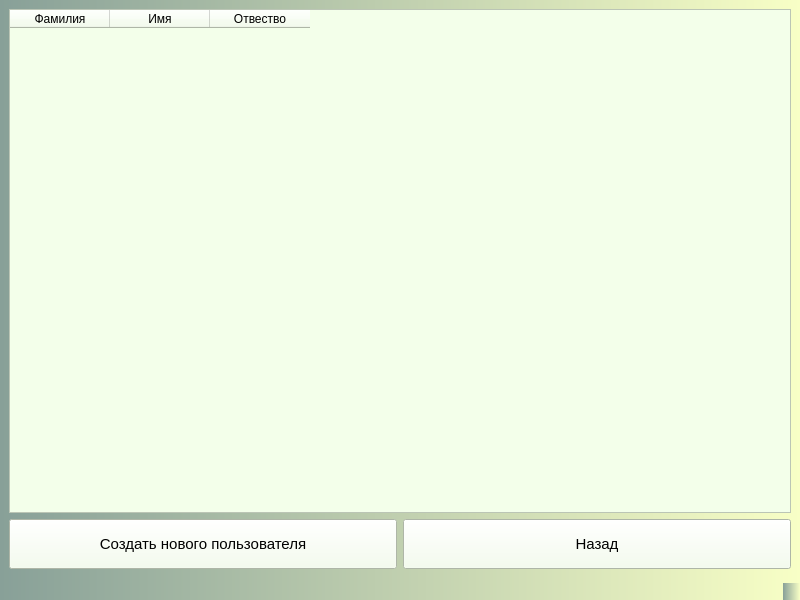
<?xml version="1.0" encoding="UTF-8"?>
<ui version="4.0">
 <class>AllUsers</class>
 <widget class="QMainWindow" name="AllUsers">
  <property name="geometry">
   <rect>
    <x>0</x>
    <y>0</y>
    <width>800</width>
    <height>600</height>
   </rect>
  </property>
  <property name="windowTitle">
   <string>MainWindow</string>
  </property>
  <property name="styleSheet">
   <string notr="true">background:qlineargradient(spread:repeat, x1:0, y1:0, x2:1, y2:0, stop:0 rgba(83, 160, 81, 255), stop:1 rgba(255, 120, 161, 255))qlineargradient(spread:repeat, x1:0, y1:0, x2:1, y2:0, stop:0 rgba(136, 160, 152, 255), stop:1 rgba(248, 255, 198, 255))</string>
  </property>
  <widget class="QWidget" name="centralwidget">
   <layout class="QGridLayout" name="gridLayout">
    <item row="0" column="0" colspan="2">
     <widget class="QTableWidget" name="tableWidgetAcrualTP">
      <property name="sizePolicy">
       <sizepolicy hsizetype="Expanding" vsizetype="Expanding">
        <horstretch>0</horstretch>
        <verstretch>100</verstretch>
       </sizepolicy>
      </property>
      <property name="sizeIncrement">
       <size>
        <width>0</width>
        <height>0</height>
       </size>
      </property>
      <property name="baseSize">
       <size>
        <width>0</width>
        <height>0</height>
       </size>
      </property>
      <property name="cursor" stdset="0">
       <cursorShape>WhatsThisCursor</cursorShape>
      </property>
      <property name="focusPolicy">
       <enum>Qt::StrongFocus</enum>
      </property>
      <property name="whatsThis">
       <string>&lt;html&gt;&lt;head/&gt;&lt;body&gt;&lt;p&gt;&lt;br/&gt;&lt;/p&gt;&lt;/body&gt;&lt;/html&gt;</string>
      </property>
      <property name="layoutDirection">
       <enum>Qt::LeftToRight</enum>
      </property>
      <property name="styleSheet">
       <string notr="true">background:rgb(243, 255, 234);</string>
      </property>
      <column>
       <property name="text">
        <string>Фамилия</string>
       </property>
      </column>
      <column>
       <property name="text">
        <string>Имя</string>
       </property>
      </column>
      <column>
       <property name="text">
        <string>Отвество</string>
       </property>
      </column>
     </widget>
    </item>
    <item row="1" column="0">
     <widget class="QPushButton" name="pushButton">
      <property name="minimumSize">
       <size>
        <width>0</width>
        <height>50</height>
       </size>
      </property>
      <property name="styleSheet">
       <string notr="true">background:rgb(243, 255, 234);
padding: 10;
font-size: 15px;</string>
      </property>
      <property name="text">
       <string>Создать нового пользователя</string>
      </property>
     </widget>
    </item>
    <item row="1" column="1">
     <widget class="QPushButton" name="pushButtotBack">
      <property name="minimumSize">
       <size>
        <width>0</width>
        <height>50</height>
       </size>
      </property>
      <property name="styleSheet">
       <string notr="true">background:rgb(243, 255, 234);
padding: 10;
font-size: 15px;</string>
      </property>
      <property name="text">
       <string>Назад</string>
      </property>
     </widget>
    </item>
   </layout>
  </widget>
  <widget class="QMenuBar" name="menubar">
   <property name="geometry">
    <rect>
     <x>0</x>
     <y>0</y>
     <width>800</width>
     <height>21</height>
    </rect>
   </property>
  </widget>
  <widget class="QStatusBar" name="statusbar"/>
 </widget>
 <resources/>
 <connections/>
</ui>
